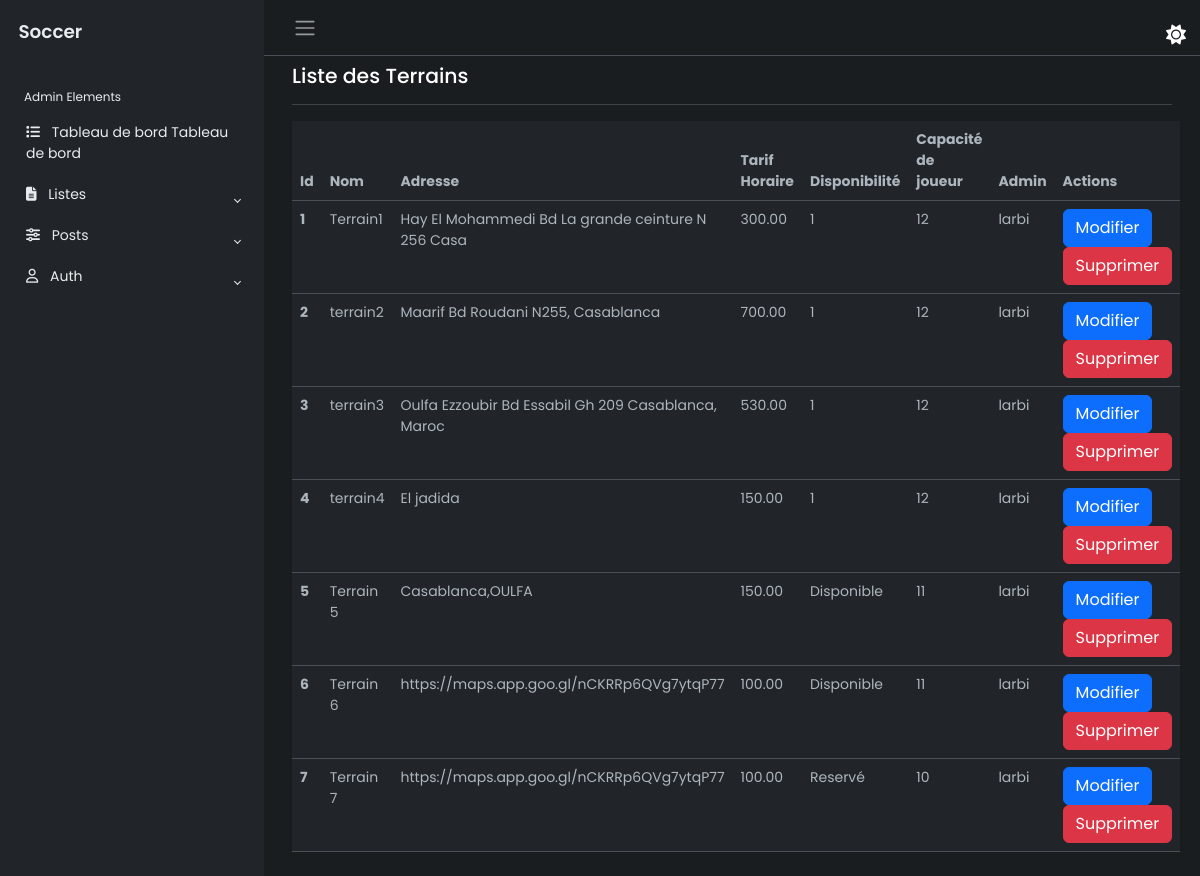
Before: /terrains/ with the older database file.
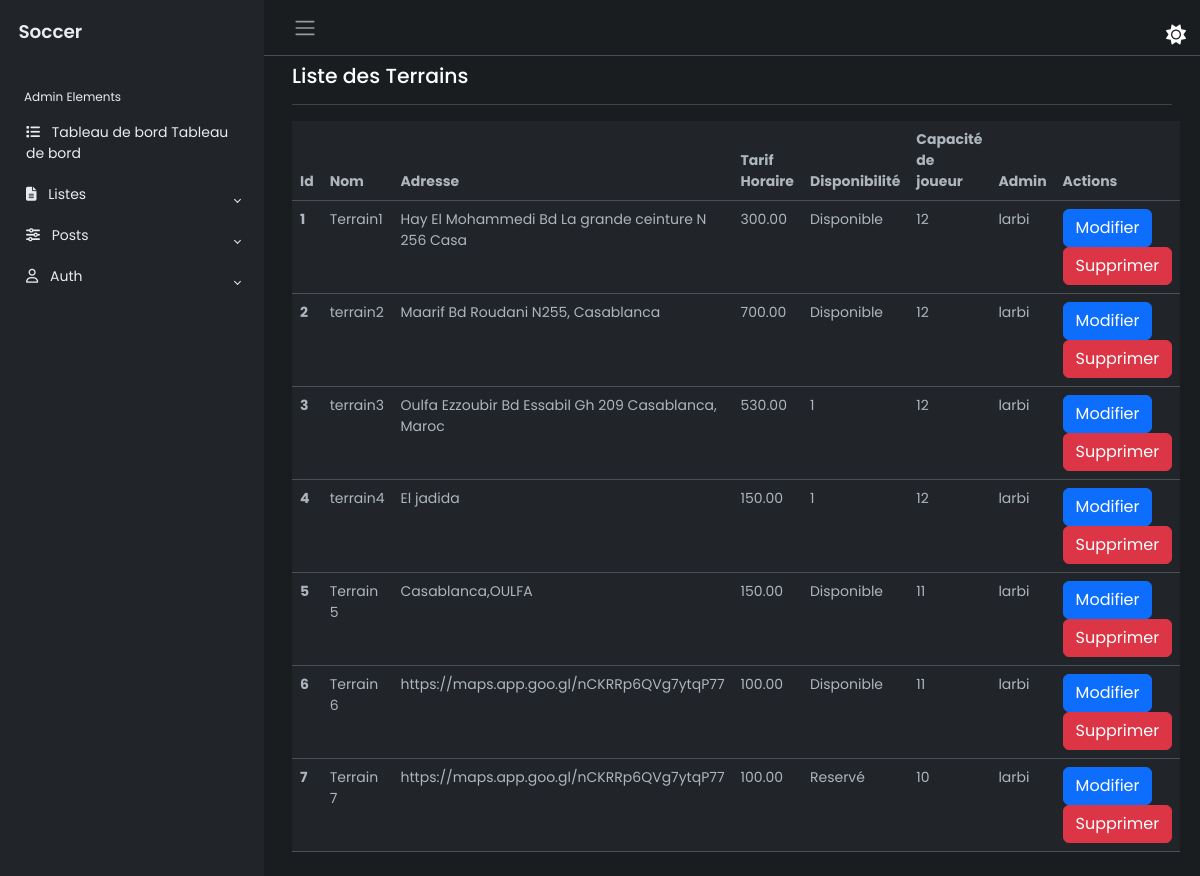
After: the same page with the newer database file.
### terrains/models.py (models this page shows, shortened)
class Terrain(models.Model):
    nom = models.CharField(max_length=100)
    adresse = models.CharField(max_length=255)
    tarif_horaire = models.DecimalField(max_digits=10, decimal_places=2)
    disponibilite = models.CharField(max_length=20, choices=[(tag.value, tag.name) for tag in disponibilite], default=disponibilite.DISPONIBLE.value)
    capacite_joueur = models.PositiveIntegerField()
    map = models.CharField(max_length=500, null=True, blank=True)
    image = models.ImageField(null=True,blank=True, upload_to='images/')
    administrateur = models.ForeignKey(User, on_delete=models.CASCADE)

### terrains/views.py (the view)
# urls.py: path('terrains/', views.liste_terrains, name='liste_terrains'),
def liste_terrains(request):
    terrains = Terrain.objects.all()
    return render(request, 'terrains/page_aff_terrain.html', {'terrains': terrains})

### terrains/templates/terrains/page_aff_terrain.html (shortened to what this page needs)
{% extends 'terrains/dashBase.html' %}
{% load static %}
{% block content %}
<div class="main">
    <nav class="navbar navbar-expand px-3 border-bottom">
        <button class="btn" id="sidebar-toggle" type="button">
            <span class="navbar-toggler-icon"></span>
        </button>
        <div class="navbar-collapse navbar">
        </div>
    </nav>
    <main class="content px-3 py-2">
        <div class="container-fluid">
            <div class="mb-3">
                <h4>Liste des Terrains</h4>
            </div>
            <hr />
            <table class="table table-hover">
                <thead class="thead-dark">
                    <tr>
                        <th scope="col">Id</th>
                        <th scope="col">Nom</th>
                        <th scope="col">Adresse</th>
                        <th scope="col">Tarif Horaire</th>
                        <th scope="col">Disponibilité</th>
                        <th scope="col">Capacité de joueur</th>
                        <th scope="col">Admin</th>
                        <th scope="col">Actions</th>
                    </tr>
                </thead>
                <tbody style="color:white">
                    {% for terrain in terrains %}
                    <tr>
                        <th scope="row">{{ forloop.counter }}</th>
                        <td>{{ terrain.nom }}</td>
                        <td>{{ terrain.adresse }}</td>
                        <td>{{ terrain.tarif_horaire }}</td>
                        <td>{{ terrain.disponibilite }}</td>
                        <td>{{ terrain.capacite_joueur }}</td>
                        <td>{{ terrain.administrateur }}</td>
                        <td>
                            <a href="{% url 'modifier_terrain' terrain.id %}" class="btn btn-primary">Modifier</a>
                            <button type="button" class="btn btn-danger" data-bs-toggle="modal" data-bs-target="#confirmDeleteModal" data-id="{{ terrain.id }}">
                                Supprimer
                            </button>
                        </td>
                    </tr>
                    {% endfor %}
                </tbody>
            </table>
        </div>
    </main>
</div>
{% endblock content %}

Changed rows visible on the page:
changed Terrain "Terrain1": disponibilite "1" → "Disponible"
changed Terrain "terrain2": disponibilite "1" → "Disponible"
